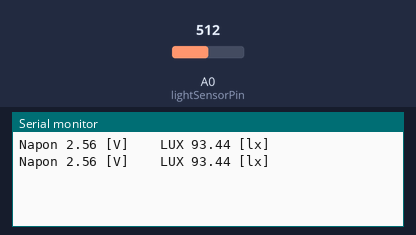
Recording of a sketch running on a simulated Arduino Uno, built with avr-gcc and run on an emulated ATmega328P. Shown: the last lines printed to the serial monitor. The inputs (shaded band) are chosen by the test bench; at power-on: A0 (lightSensorPin) = 512.

Above: at 1.8 s.
1.9 s: A0 (lightSensorPin) set to 0
At 2.8 s:
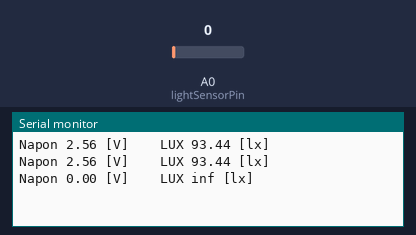
4.5 s: A0 (lightSensorPin) set to 122
At 5.3 s:
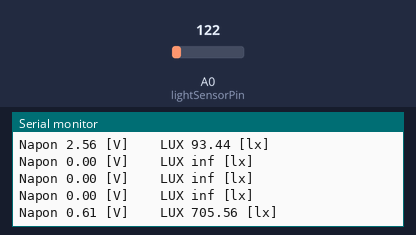

Measured:
- after the input at 1.9 s, the serial monitor: prints a new line after 0.10 s (image 1)
- after the input at 4.5 s, the serial monitor: prints a new line after 0.51 s (image 2)

The sketch:

Mjerenje_LUX-a_sa_fotootpornikom.ino
```cpp
int whiteLedPin = 2;
int greenLedPin = 3;
int blueLedPin = 4;

int lightSensorPin = A0;
int analogValue= 0;


void setup() {

  Serial.begin(9600);
  // put your setup code here, to run once:

}

void loop() {

float analogValue = analogRead(lightSensorPin);
//Serial.println (analogValue);

float V0 = (5*analogValue/(analogValue+5,1))/1000;
float LUX = (2500/V0-500)/5.1;
Serial.print ("Napon ");
Serial.print (V0);
Serial.print (" [V]  \t");
Serial.print ("LUX ");
Serial.print (LUX);
Serial.println (" [lx]");
delay (1000);

}
```
